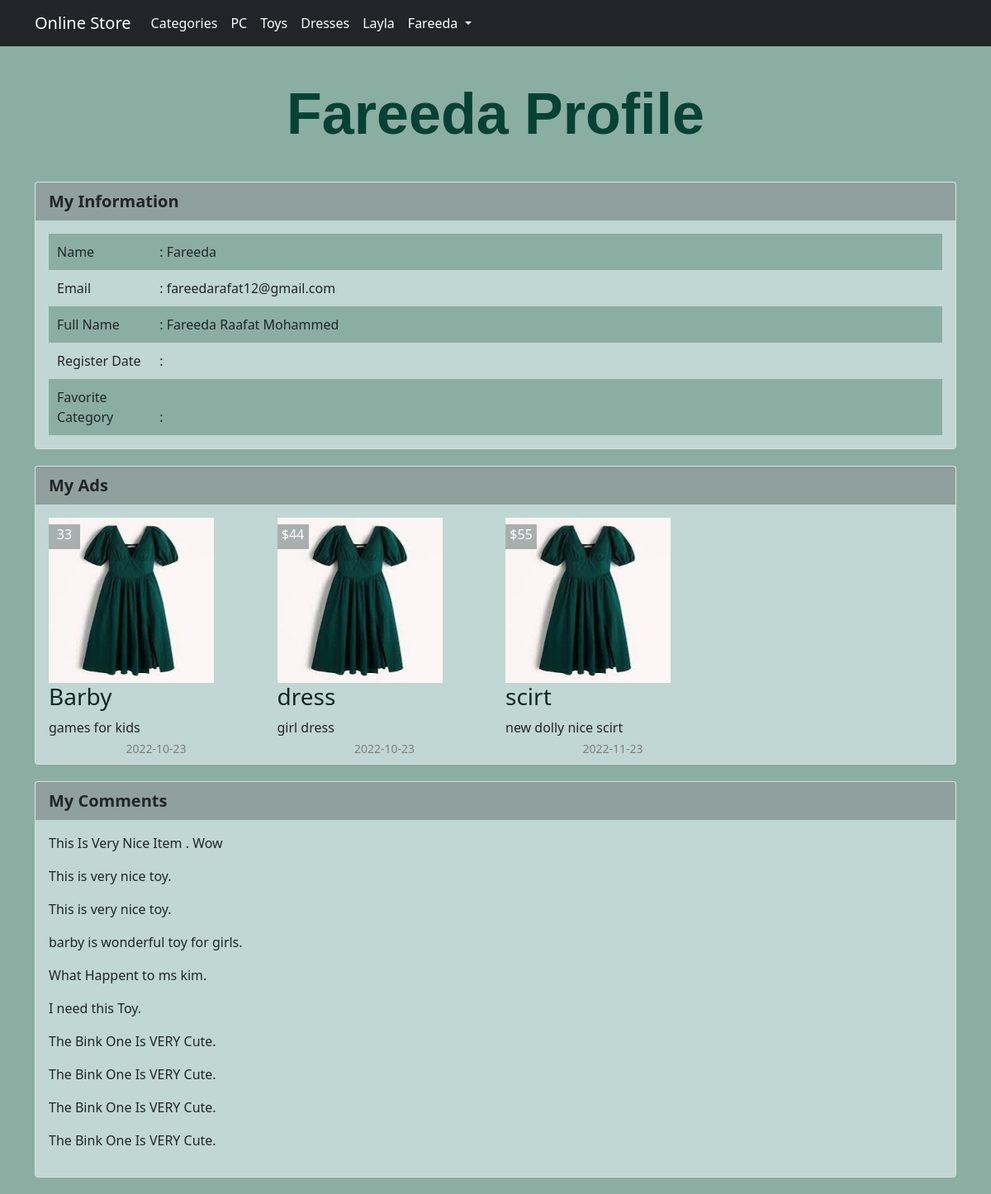
The app's page /profile.php (signed in) with its own data.
### tables this page shows
CREATE TABLE `categories` (
  `ID` int(11) NOT NULL,
  `Name` varchar(255) NOT NULL,
  `Description` text NOT NULL,
  `parent` int(11) NOT NULL,
  `Ordering` int(11) DEFAULT NULL,
  `Visibility` tinyint(4) NOT NULL DEFAULT 0,
  `Allow_Comment` tinyint(4) NOT NULL DEFAULT 0,
  `Allow_Ads` tinyint(4) NOT NULL DEFAULT 0
);

CREATE TABLE `users` (
  `UserID` int(11) NOT NULL COMMENT 'To identify User',
  `Username` varchar(255) NOT NULL COMMENT 'Username To Login',
  `Password` varchar(255) NOT NULL COMMENT 'Password to login',
  `Email` varchar(255) NOT NULL,
  `FullName` varchar(255) NOT NULL,
  `GroupID` int(11) NOT NULL DEFAULT 0 COMMENT 'identifyn User Group',
  `TrustStatus` int(11) NOT NULL DEFAULT 0 COMMENT 'Seller Rank',
  `RegStatus` int(11) NOT NULL DEFAULT 0 COMMENT 'User Approval',
  `Date` date DEFAULT NULL,
  `avatar` varchar(255) NOT NULL
);

CREATE TABLE `items` (
  `Item_ID` int(11) NOT NULL,
  `Name` varchar(255) NOT NULL,
  `Description` text NOT NULL,
  `Price` varchar(255) NOT NULL,
  `Add_Date` date NOT NULL,
  `Country_Made` varchar(255) NOT NULL,
  `Image` varchar(255) NOT NULL,
  `Status` varchar(255) NOT NULL,
  `Rating` smallint(6) NOT NULL,
  `Approve` tinyint(4) NOT NULL DEFAULT 0,
  `Cat_ID` int(11) NOT NULL,
  `Member_ID` int(11) NOT NULL
);

CREATE TABLE `comments` (
  `ComID` int(11) NOT NULL,
  `Comment` text NOT NULL,
  `Status` tinyint(4) NOT NULL DEFAULT 0,
  `Comment_Date` date NOT NULL,
  `item_id` int(11) NOT NULL,
  `user_id` int(11) NOT NULL
);

### init.php (called while the page is built, shortened)
<?php
include 'admin/connect.php';
$tplt = 'includes/templates/';
$css = 'assest/css/';
$func = 'includes/functions/';
include $func.'functions.php';
include $tplt . 'header.php';
?>

### includes/functions/functions.php (called while the page is built, shortened)
<?php
function getCats()
{
    global $conn;
    $stmt = $conn->prepare("SELECT * FROM categories");
    $stmt->execute();
    $cats = $stmt->fetchAll();
    return $cats;
}
function getItems($where, $value)
{
    global $conn;
    $stmt = $conn->prepare("SELECT * FROM items WHERE $where = ?");
    $stmt->execute(array($value));
    $items = $stmt->fetchAll();
    return $items;
}
function getComments($value)
{
    global $conn;
    $stmt = $conn->prepare("SELECT Comment FROM comments WHERE user_id = ?");
    $stmt->execute(array($value));
    $items = $stmt->fetchAll();
    return $items;
}

### profile.php (the view, shortened to what this page needs)
<?php
include 'init.php';
if (isset($_SESSION['User'])) {
    $stmt = $conn->prepare("SELECT * FROM users WHERE Username = ? ");
    $stmt->execute(array($_SESSION['User']));
    $info = $stmt->fetch();
?>
    <h1 class="text-center"> <?php echo $_SESSION['User']; ?> Profile</h1>
    <div class="information block">
        <div class="container">
            <div class="card ">
                <div class="card-header">
                    My Information
                </div>
                <div class="card-body">
                    <ul class="list-unstyled">
                        <li><span> Name </span> : <?php echo $info['Username']; ?> </li>
                        <li><span> Email </span> : <?php echo $info['Email']; ?> </li>
                        <li><span> Full Name </span> : <?php echo $info['FullName']; ?> </li>
                        <li><span> Register Date </span> : <?php echo $info['Date']; ?> </li>
                        <li><span> Favorite Category </span> :
                    </ul>
                </div>
            </div>
        </div>
    </div>
    <div id="my_item" class="ads block">
        <div class="container">
            <div class="card ">
                <div class="card-header">
                    My Ads
                </div>
                <div class="card-body">
                    <div class="row">
                        <?php
                        $items = getItems('Member_ID', $info['UserID']);
                        if ($items) {
                            foreach ($items as $item) {
                                echo '<div class="col-md-3 col-sm-6 items-control">';
                                echo '<img class="img-responsive" src="dress.jpg"/>';
                                echo '<div class="caption">';
                                echo '<span class="price">' . $item['Price'] . '</span>';
                                echo '<a href="items.php?itemid=' . $item['Item_ID'] . '"><h3>' . $item['Name'] . '</h3></a>';
                                echo '<p>' . $item['Description'] . '</p>';
                                echo '<div class="date">' . $item['Add_Date'] . '</div>';
                                echo '</div>';
                                echo '</div>';
                            }
                        } else {
                            echo 'There Is No Items To Show .' . " " . '<a href="new_ads.php"> Create New Ads </a>';
                        }
                        ?>
                    </div>
                </div>
            </div>
        </div>
    </div>
    <div class="comments block">
        <div class="container">
            <div class="card ">
                <div class="card-header">
                    My Comments
                </div>
                <div class="card-body">
                    <?php
                    $comments = getComments($info['UserID']);
                    if ($comments) {
                        foreach ($comments as $com) {
                            echo '<div class="comment-box">';
                            echo '<p class="member-c">' . $com['Comment'] . '</p>';
                            echo '</div>';
                        }
                    } else {
                        echo 'There Is No Comments To Show';
                    }
                    ?>
                </div>
            </div>
        </div>
    </div>
<?php
} else {
    header("Location:login.php");
    exit();
}
include $tplt . 'footer.php';
?>

### includes/templates/header.php (shortened to what this page needs)
<!DOCTYPE html>
<html lang="en">
<head>
    <link rel="stylesheet" href="<?php echo $css; ?>bootstrap.min.css">
    <link rel="stylesheet" href="<?php echo $css; ?>fontawesome.min.css">
    <link rel="stylesheet" href="<?php echo $css; ?>frontend.css">
</head>
<body>
    <nav class="navbar navbar-expand-lg navbar-dark bg-dark">
        <div class="container">
            <a class="navbar-brand" href="index.php">Online Store</a>
            <div class="collapse navbar-collapse" id="app-nav">
                <ul class="navbar-nav me-auto mb-2 mb-lg-0">
                <li class="nav-link"  class="nav-item"> <a href="categories.php">Categories</a> </li>
                    <?php
                    $categories = getCats();
                    foreach ($categories as $cat) {
                    ?>
                        <li class="nav-item">
                            <a class="nav-link" href="categories.php?pageid=<?php echo $cat['ID'] ?>&pagename=<?php echo $cat['Name'] ?>">
                                <?php echo $cat['Name'];
                                ?></a>
                        </li>
                    <?php
                    }
                    ?>
                    <?php
                    if (isset($_SESSION['User'])) {
                    ?>
                        <li class="nav-item dropdown ">
                            <a class="nav-link dropdown-toggle " href="#" role="button" data-bs-toggle="dropdown" aria-expanded="false">
                                <?php echo $_SESSION['User'] ?>
                            </a>
                        </li>
                    <?php
                    } else {
                    ?>
                        <li class="nav-item"><a class="nav-link" href="login.php"> Login|Signup </a></li>
                    <?php } ?>
                </ul>
            </div>
        </div>
    </nav>

### assest/css/frontend.css (style rules this page uses)
body { background-color: #8baea2; font-size: 16px; }
a { text-decoration: none; color: #fafafa; }
.navbar-dark .navbar-nav .nav-link { color: #FFF; }
h1 { color: rgb(6, 66, 52); font-size: 70px; font-family: Arial, Helvetica, sans-serif; margin: 40px 0px; font-weight: bold; }
.block { margin: 20px; border: none; }
.block .card-header { background-color: rgb(144, 160, 157); font-weight: 600; font-size: 20px; border: none; }
.block .card-body { background-color: rgb(192, 215, 211); font-weight: 500; font-size: 16px; border: none; }
.information ul { padding: 0px; margin: 0px; }
.information ul li { padding: 10px; }
.information ul li:nth-child(odd) { background-color: #8baea2; }
.information ul li span { display: inline-block; width: 120px }
.caption .date { position: absolute; right: 98px; bottom: -8px; color: rgb(130, 126, 126); font-size: 14px; font-weight: 500; }
.caption a { text-decoration: none; color: #0e2820; }
.items-control img { width: 200px; height: 200px; }
.items-control { position: relative; }
.items-control span { position: absolute; left: 12px; top: 8px; background-color: #a8afaf; width: 38px; height: 30px; text-align: center; color: white; }

### records on screen
categories: Name "PC"
categories: Name "Toys"
categories: Name "Dresses"
categories: Name "Layla"
users: Username "Fareeda", Email "fareedarafat12@gmail.com", FullName "Fareeda Raafat Mohammed"
items: Price "33", Name "Barby", Description "games for kids", Add_Date "2022-10-23"
items: Price "$44", Name "dress", Description "girl dress", Add_Date "2022-10-23"
items: Price "$55", Name "scirt", Description "new dolly nice scirt", Add_Date "2022-11-23"
comments: Comment "This Is Very Nice Item . Wow"
comments: Comment "This is very nice toy."
comments: Comment "This is very nice toy."
comments: Comment "barby is wonderful toy for girls."
comments: Comment "What Happent to ms kim."
comments: Comment "I need this Toy."
comments: Comment "The Bink One Is VERY Cute."
comments: Comment "The Bink One Is VERY Cute."
comments: Comment "The Bink One Is VERY Cute."
comments: Comment "The Bink One Is VERY Cute."

### other values on screen
$_SESSION['User'] "Fareeda"
